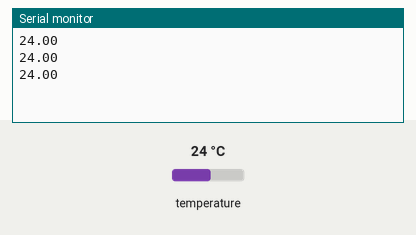
This sketch was run on a simulated Arduino Uno, built with avr-gcc and run on an emulated ATmega328P. On the bench: the last lines printed to the serial monitor. The inputs (shaded band) are chosen by the test bench; at power-on: temperature 24 °C.

Above: at 1.7 s.
1.8 s: temperature set to 12 °C
At 2.1 s:
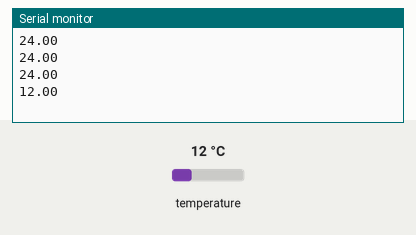
3.3 s: temperature set to 19 °C
At 3.46 s:
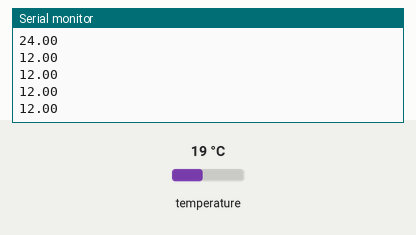
Timing chart, 0 to 6.3 s (numbered marks = the images above; inputs shaded):
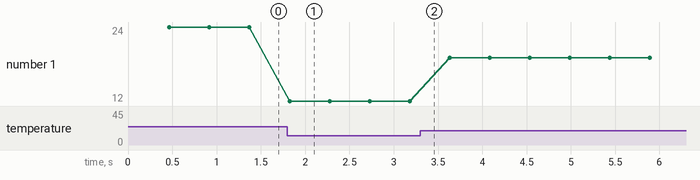

The sketch:

sense_temperature.ino
```cpp
#include <OneWire.h>
#include <DallasTemperature.h>

#define ONE_WIRE_BUS 2
OneWire oneWire(ONE_WIRE_BUS);
DallasTemperature sensors(&oneWire);

// Assign the addresses of your 1-Wire temp sensors. See the tutorial on how to obtain these addresses:
// http://www.hacktronics.com/Tutorials/arduino-1-wire-address-finder.html

DeviceAddress thermometer = { 0x28, 0x7A, 0x33, 0x49, 0x05, 0x00, 0x00, 0xC5 };

void setup(void)
{
  Serial.begin(9600);
  sensors.begin();
  sensors.setResolution(thermometer, 10);
}

void loop(void)
{
  delay(250);
  sensors.requestTemperatures();
  broadcast(thermometer);
}

void broadcast(DeviceAddress deviceAddress)
{
  float celcius = sensors.getTempC(deviceAddress);
  if (celcius == -127.00)
  {
    Serial.print("Error getting temperature");
  }
  else
  {
    Serial.print(celcius);
  }
  Serial.print("\n");
}
```

Measured:
- after the input at 1.8 s, the serial monitor: prints a new line at once (image 1)
- plotted number 1: 24 → 12 after the input at 1.8 s, 12 → 19 after the input at 3.3 s
